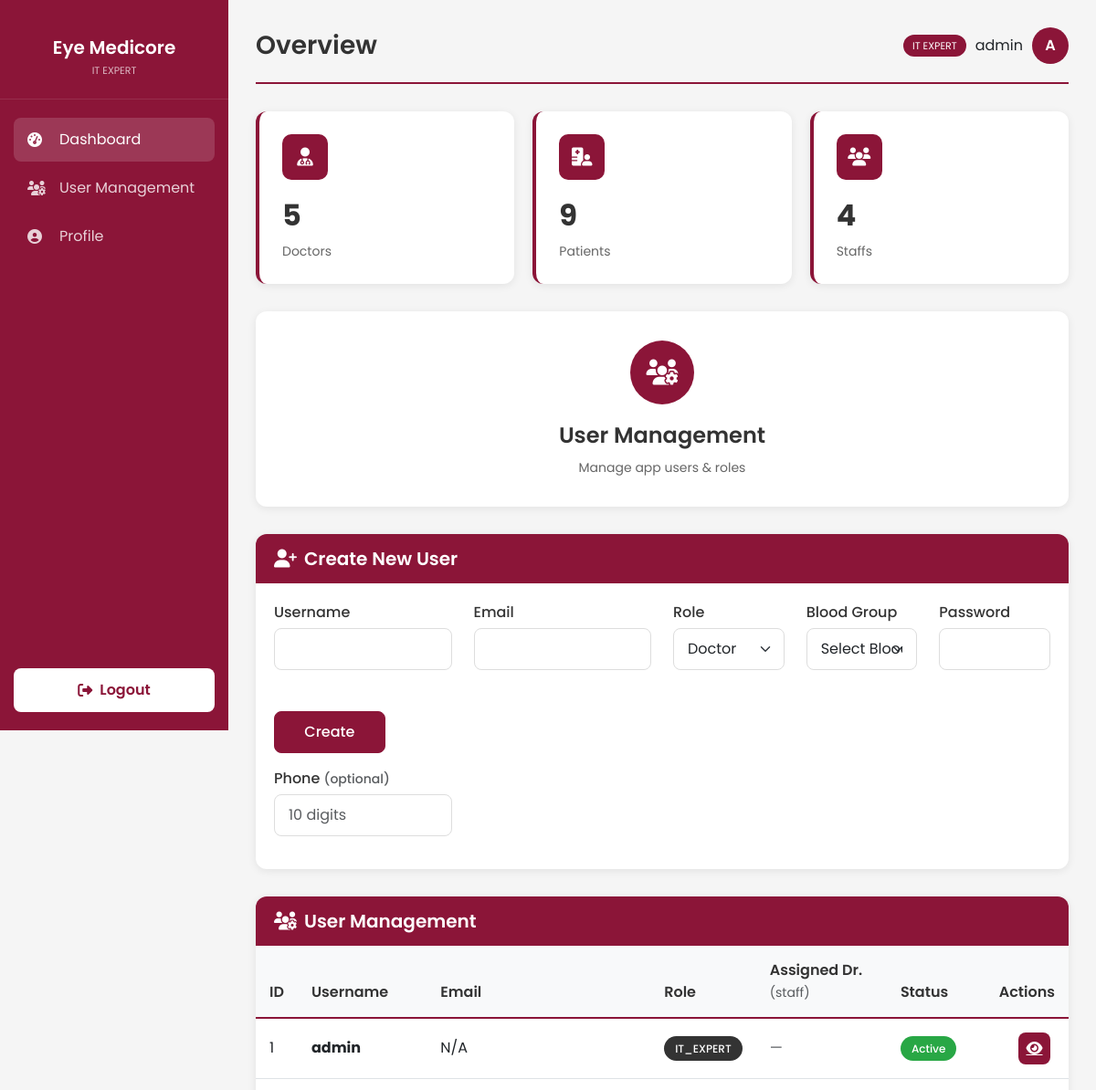
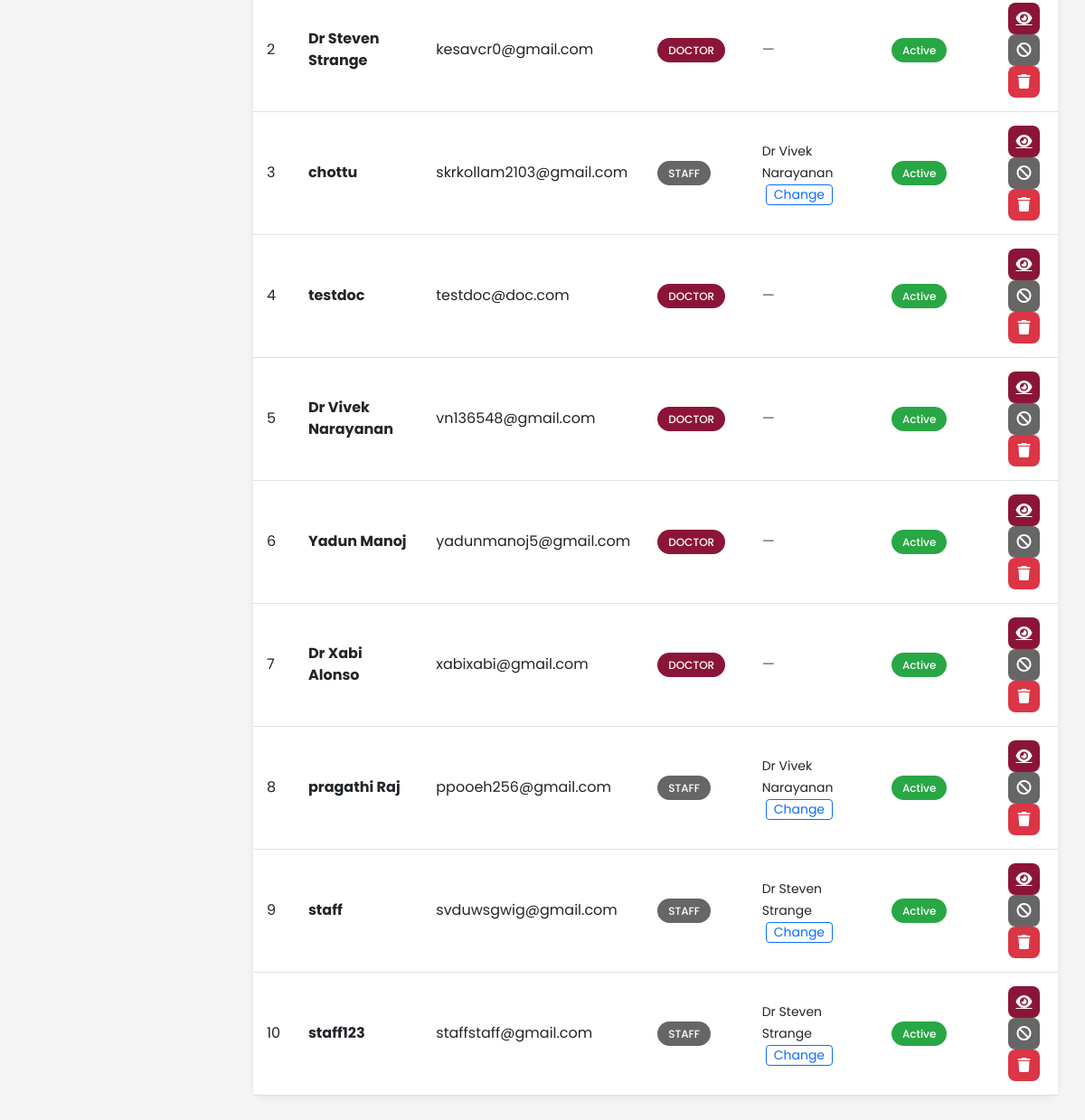
The app's page /admin/dashboard (signed in) with its own data (2 pictures, top to bottom).
### models.py (models this page shows, shortened)
class User(UserMixin, db.Model):
    id = db.Column(db.Integer, primary_key=True)
    username = db.Column(db.String(100), unique=True, nullable=False)
    password_hash = db.Column(db.String(200), nullable=False)
    role = db.Column(db.String(20), nullable=False, default='staff') # it_expert, doctor, staff
    blood_group = db.Column(db.String(5), nullable=False)
    email = db.Column(db.String(120), unique=True)
    phone_number = db.Column(db.String(20), unique=True)
    account_status = db.Column(db.String(20), default='Active')
    created_at = db.Column(db.DateTime, default=get_local_time)
    last_login = db.Column(db.DateTime)
    otp_secret = db.Column(db.String(6))
    otp_expiry = db.Column(db.DateTime)
    doctor_id = db.Column(db.Integer, db.ForeignKey('user.id'), nullable=True)
    doctor = db.relationship('User', remote_side=[id], backref='staff_members')

### app.py (the view)
@app.route('/admin/dashboard')
@login_required
@role_required('it_expert')
def admin_dashboard():
    users = User.query.all()
    doctors = User.query.filter_by(role='doctor').order_by(User.username).all()
    doctor_count = User.query.filter_by(role='doctor').count()
    staff_count = User.query.filter_by(role='staff').count()
    patient_count = Patient.query.count()
    appointment_count = Appointment.query.count()
    return render_template('unified_dashboard.html',
                           users=users,
                           doctors=doctors,
                           doctor_count=doctor_count,
                           staff_count=staff_count,
                           patient_count=patient_count,
                           appointment_count=appointment_count)

### app.py (called while the page is built)
@login_manager.user_loader
def load_user(user_id):
    return User.query.get(int(user_id))

def role_required(role):
    def decorator(f):
        @wraps(f)
        def decorated_function(*args, **kwargs):
            if not current_user.is_authenticated or current_user.role != role:
                flash('You do not have permission to access this page.', 'danger')
                return redirect(url_for('index'))
            return f(*args, **kwargs)
        return decorated_function
    return decorator

### templates/unified_dashboard.html (shortened to what this page needs)
{% extends "base_dashboard.html" %}
{% block page_title %}Overview{% endblock %}
{% block content %}
<div class="stats-row">
    <a href="{% if current_user.role == 'it_expert' %}/doctors{% elif current_user.role == 'doctor' %}/staff{% else %}javascript:void(0){% endif %}"
        class="stat-card-link">
        <div class="stat-card">
            <div class="stat-icon"><i class="fas fa-user-md"></i></div>
            <div class="stat-value">{{ doctor_count if current_user.role == 'it_expert' else staff_count }}</div>
            <div class="stat-label">{% if current_user.role == 'it_expert' %}Doctors{% else %}Staff Members{% endif %}
            </div>
        </div>
    </a>
    <a href="/patients" class="stat-card-link">
        <div class="stat-card">
            <div class="stat-icon"><i class="fas fa-hospital-user"></i></div>
            <div class="stat-value">{{ patient_count }}</div>
            <div class="stat-label">Patients</div>
        </div>
    </a>
    <a href="{% if current_user.role == 'it_expert' %}/staff{% else %}/appointments{% endif %}" class="stat-card-link">
        <div class="stat-card">
            <div class="stat-icon"><i
                    class="fas {% if current_user.role == 'it_expert' %}fa-users{% else %}fa-calendar-check{% endif %}"></i>
            </div>
            <div class="stat-value">{{ staff_count if current_user.role == 'it_expert' else appointment_count }}</div>
            <div class="stat-label">{% if current_user.role == 'it_expert' %}Staffs{% else %}Appointments{% endif %}
            </div>
        </div>
    </a>
</div>
<div class="action-cards">
    {% if current_user.role == 'it_expert' %}
    <a href="/admin/dashboard" class="action-card">
        <div class="action-icon"><i class="fas fa-users-cog"></i></div>
        <h4>User Management</h4>
        <p>Manage app users & roles</p>
    </a>
    {% endif %}
</div>
{% if current_user.role == 'it_expert' %}
<div class="card" id="user-management">
    <div class="card-header">
        <h5><i class="fas fa-user-plus me-2"></i>Create New User</h5>
    </div>
    <div class="card-body">
        <form action="/admin/create_user" method="POST">
            <div class="row">
                <div class="col-md-3 mb-3">
                    <label class="form-label">Username</label>
                    <input type="text" class="form-control" name="username" required>
                </div>
                <div class="col-md-3 mb-3">
                    <label class="form-label">Email</label>
                    <input type="email" class="form-control" name="email" required pattern="[a-zA-Z0-9_.+\-]+@[a-zA-Z0-9.\-]+\.[a-zA-Z0-9.\-]+" title="Valid email address">
                </div>
                <div class="col-md-2 mb-3">
                    <label class="form-label">Role</label>
                    <select class="form-select" name="role" id="create_role_select" required>
                        <option value="doctor">Doctor</option>
                    </select>
                </div>
                <div class="col-md-2 mb-3">
                    <label class="form-label">Blood Group</label>
                    <select class="form-select" name="blood_group" required>
                        <option value="">Select Blood Group</option>
                    </select>
                </div>
                <div class="col-md-2 mb-3">
                    <label class="form-label">Password</label>
                    <input type="password" class="form-control" name="password" required>
                </div>
                <div class="col-md-2 mb-3">
                    <label class="form-label">&nbsp;</label>
                    <button type="submit" class="btn btn-primary w-100">Create</button>
                </div>
            </div>
            <div class="row">
                <div class="col-md-3 mb-3">
                    <label class="form-label">Phone <span class="text-muted small">(optional)</span></label>
                    <input type="text" class="form-control" name="phone_number" maxlength="10" inputmode="numeric" autocomplete="tel" pattern="\d{10}" title="Exactly 10 digits" placeholder="10 digits">
                </div>
            </div>
        </form>
    </div>
</div>
<div class="card">
    <div class="card-header">
        <h5><i class="fas fa-users-cog me-2"></i>User Management</h5>
    </div>
    <div class="card-body p-0">
        <div class="table-responsive">
            <table class="table">
                <thead>
                    <tr>
                        <th>ID</th>
                        <th>Username</th>
                        <th>Email</th>
                        <th>Role</th>
                        <th>Assigned Dr. <span class="text-muted fw-normal small">(staff)</span></th>
                        <th>Status</th>
                        <th class="text-end">Actions</th>
                    </tr>
                </thead>
                <tbody>
                    {% for user in users %}
                    <tr>
                        <td>{{ user.id }}</td>
                        <td><strong>{{ user.username }}</strong></td>
                        <td>{{ user.email if user.email else 'N/A' }}</td>
                        <td>
                            <span
                                class="badge-role badge-{{ 'doctor' if user.role == 'doctor' else 'staff' if user.role == 'staff' else 'admin' }}">
                                {{ user.role|upper }}
                            </span>
                        </td>
                        <td>
                            {% if user.role == 'staff' %}
                            <span class="small">{{ user.doctor.username if user.doctor else 'None' }}</span>
                            <a href="/admin/edit_user/{{ user.id }}" class="btn btn-sm btn-outline-primary ms-1 py-0 px-2" title="Switch which doctor this staff member works under">Change</a>
                            {% else %}
                            <span class="text-muted">—</span>
                            {% endif %}
                        </td>
                        <td>
                            <span
                                class="badge-role badge-{{ 'active' if user.account_status == 'Active' else 'inactive' }}">
                                {{ user.account_status if user.account_status else 'Active' }}
                            </span>
                        </td>
                        <td class="text-end">
                            <a href="/admin/view_user/{{ user.id }}" class="btn-action btn-view" title="View profile">
                                <i class="fas fa-eye"></i>
                            </a>
                            {% if user.id != current_user.id %}
                            <form action="/admin/toggle_status/{{ user.id }}" method="POST" style="display:inline;">
                                <button type="submit" class="btn-action btn-toggle" title="Toggle Status">
                                    <i class="fas fa-{{ 'ban' if user.account_status == 'Active' else 'check' }}"></i>
                                </button>
                            </form>
                            <form action="/admin/delete_user/{{ user.id }}" method="POST" style="display:inline;"
                                data-confirm="Are you sure you want to delete this user?">
                                <button type="submit" class="btn-action btn-delete" title="Delete">
                                    <i class="fas fa-trash"></i>
                                </button>
                            </form>
                            {% endif %}
                        </td>
                    </tr>
                    {% endfor %}
                </tbody>
            </table>
        </div>
    </div>
</div>
{% endif %}
{% endblock %}

### templates/base_dashboard.html (shortened to what this page needs)
<!DOCTYPE html>
<html lang="en">
<head>
    <link href="https://cdnjs.cloudflare.com/ajax/libs/font-awesome/6.4.0/css/all.min.css" rel="stylesheet">
    <link href="https://cdn.jsdelivr.net/npm/bootstrap@5.3.0/dist/css/bootstrap.min.css" rel="stylesheet">
</head>
<body>
    <div class="sidebar">
        <div class="sidebar-brand">
            <h2>Eye Medicore</h2>
            <small>{{ current_user.role|replace('_', ' ')|title }}</small>
        </div>
        <ul class="sidebar-menu">
            <li><a href="{% if current_user.role == 'it_expert' %}/admin/dashboard{% else %}/dashboard{% endif %}"
                    class="active"><i class="fas fa-tachometer-alt"></i> Dashboard</a></li>
            {% if current_user.role == 'it_expert' %}
            <li><a href="/admin/dashboard#user-management"><i class="fas fa-users-cog"></i> User Management</a></li>
            {% endif %}
            <li><a href="/profile"><i class="fas fa-user-circle"></i> Profile</a></li>
        </ul>
        <div class="sidebar-footer">
            <a href="/logout" class="logout-btn" data-confirm="Are you sure you want to logout?">
                <i class="fas fa-sign-out-alt"></i> Logout
            </a>
        </div>
    </div>
    <div class="main-content">
        <div class="page-header">
            <h1>{% block page_title %}Dashboard{% endblock %}</h1>
            <div class="user-info">
                <span class="role-badge">{{ current_user.role|replace('_', ' ') }}</span>
                <span>{{ current_user.username }}</span>
                <div class="avatar">{{ current_user.username[0]|upper }}</div>
            </div>
        </div>
        {% block content %}{% endblock %}
    </div>
</body>
</html>

### records on screen
User: role "IT EXPERT", username "admin", username "A", role "5", role "4", id "1", email "N/A", role "IT_EXPERT", account_status "Active"
User: id "2", username "Dr Steven Strange", email "kesavcr0@gmail.com", role "DOCTOR", account_status "Active"
User: id "3", username "chottu", email "skrkollam2103@gmail.com", role "STAFF", doctor "Dr Vivek Narayanan", account_status "Active"
User: id "4", username "testdoc", email "testdoc@doc.com", role "DOCTOR", account_status "Active"
User: id "5", username "Dr Vivek Narayanan", email "vn136548@gmail.com", role "DOCTOR", account_status "Active"
User: id "6", username "Yadun Manoj", email "yadunmanoj5@gmail.com", role "DOCTOR", account_status "Active"
User: id "7", username "Dr Xabi Alonso", email "xabixabi@gmail.com", role "DOCTOR", account_status "Active"
User: id "8", username "pragathi Raj", email "ppooeh256@gmail.com", role "STAFF", doctor "Dr Vivek Narayanan", account_status "Active"
User: id "9", username "staff", email "svduwsgwig@gmail.com", role "STAFF", doctor "Dr Steven Strange", account_status "Active"
User: id "10", username "staff123", email "staffstaff@gmail.com", role "STAFF", doctor "Dr Steven Strange", account_status "Active"

### other values on screen
{{ patient_count }} "9"
